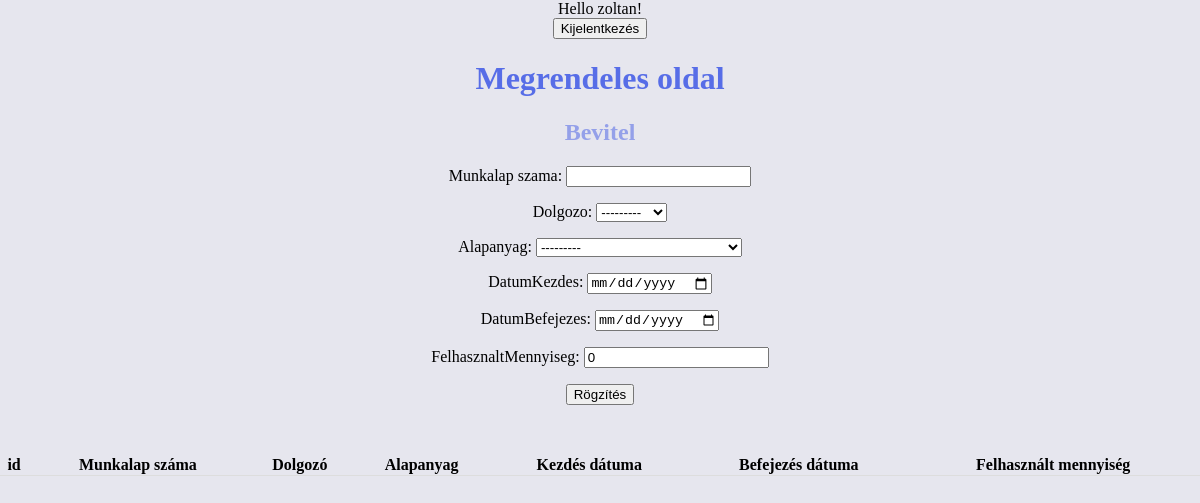
The app's page /megrendeles/ (signed in), older data.
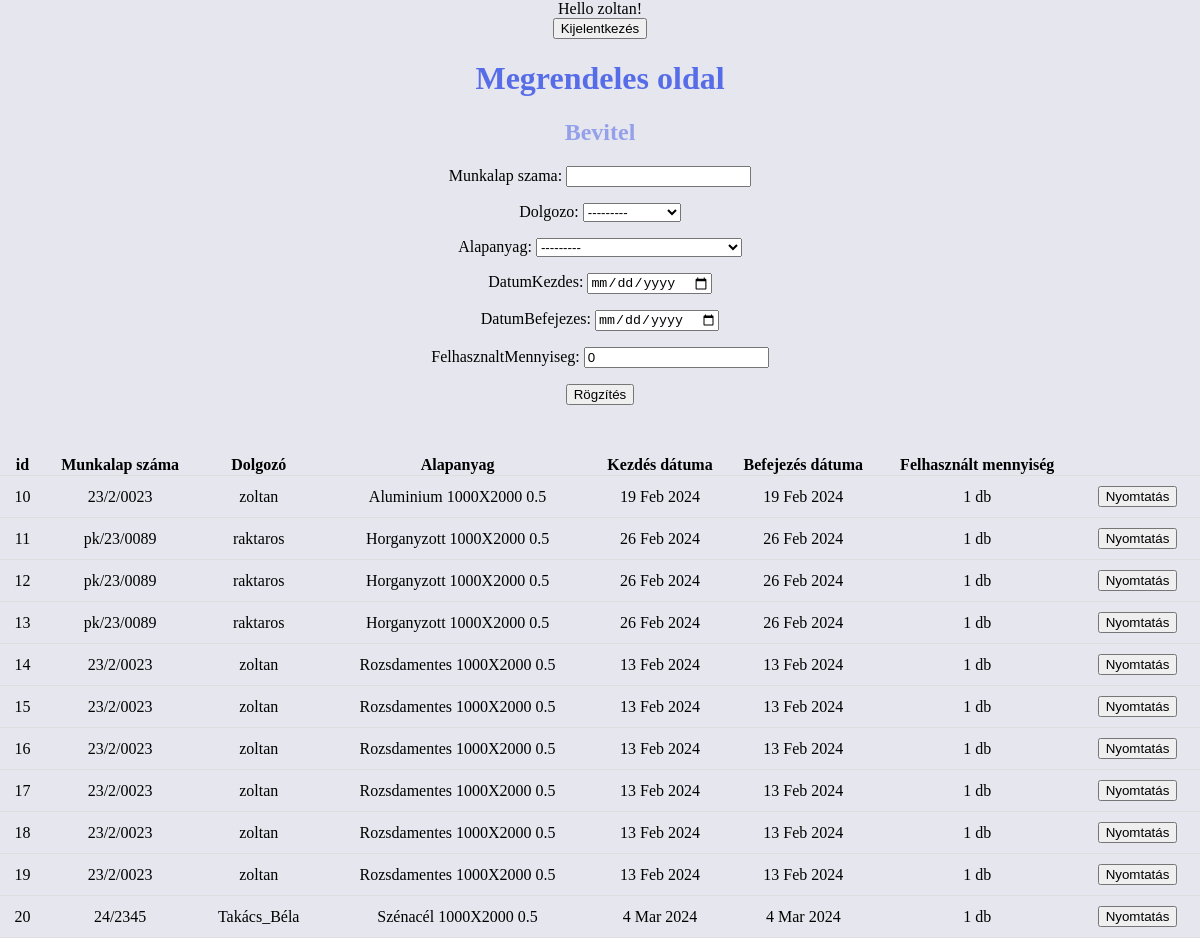
The same page, newer data.
### raktar_app/models.py (models this page shows)
class Megrendelesek(models.Model):
        munkalap_szama = models.CharField(max_length = 30)
        dolgozo = models.ForeignKey(CustomUser, on_delete = models.CASCADE)
        alapanyag = models.ForeignKey(Alapanyag ,on_delete = models.CASCADE)
        datumKezdes = models.DateField()
        datumBefejezes = models.DateField()
        felhasznaltMennyiseg = models.PositiveIntegerField(default=0)

class CustomUser(AbstractUser):
     raktaros = models.BooleanField(default=False)
     lezervago = models.BooleanField(default=False)

class Alapanyag(models.Model):
     anyagtipus = [
                        ("Aluminium" , "Aluminium"),
                        ("Horganyzott" , "Horganyzott"),
                        ("Plexi", "Plexi"),
                        ("Rozsdamentes","Rozsdamentes"),
                        ("Szénacél", "Szénacél") ]
     anyagtipusa= models.CharField(max_length = 20 ,choices = anyagtipus)
     vastagsag = [("0.5", "0.5"),
                  ("1.0", "1.0"),
                  ("1,5", "1,5"),
                  ("2.0", "2.0"),
                  ("2,5", "2,5")]
     vastagsag_valaszt = models.CharField(max_length = 10, choices = vastagsag)
     meret = [("1000X2000", "1000X2000"),
              ("1250X2500", "1250X2000"),
              ("1500X3000", "1500X3000"),
              ]
     meret_valaszt = models.CharField(max_length =30, choices = meret)
     darabszam = models.PositiveIntegerField(default=0)
     polc_szama = models.PositiveIntegerField(default=0)
     rogzit_datum = models.DateField()
     def __str__(self):
        return f"{self.anyagtipusa} {self.meret_valaszt} {self.vastagsag_valaszt}"

### raktar_app/views.py (the view, shortened to what this page needs)
# urls.py: path('megrendeles/', views.megrendeles, name= 'megrendeles'),
def megrendeles(request):
    dolgform = MegrendelesForm()
    megrendelesek_lista = Megrendelesek.objects.all()
    return render(request, 'megrendeles.html', { 'object_list':megrendelesek_lista,
                                            'dolgform': dolgform})

### raktar_app/forms.py
class MegrendelesForm(forms.ModelForm):
    class Meta:
        model = Megrendelesek
        fields = ('munkalap_szama',
                  'dolgozo',
                  'alapanyag',
                  'datumKezdes',
                  'datumBefejezes',
                  'felhasznaltMennyiseg')
        widgets={'datumKezdes': forms.DateInput(attrs={"type": "date"},format = "%Y-%m-%d" ),
                 'datumBefejezes': forms.DateInput(attrs={"type": "date"}, format = "%Y-%m-%d" )}

### templates/megrendeles.html (shortened to what this page needs)
{% extends 'base.html'%}
{% block content%}
    {% if user.is_authenticated and user.lezervago == True%}
    Hello {{user.username}}!
    <form action="{% url 'logout' %}" method="post">
        <button type="submit">Kijelentkezés</button>
      </form>
      <h1>Megrendeles oldal</h1>
      <form method="POST">
        <h2>Bevitel</h2>
        {{dolgform.as_p}}
        <input type="submit" value="Rögzítés"/>
    </form>
      <table>
          <tr>
              <th>id</th>
              <th>Munkalap száma</th>
              <th>Dolgozó</th>
              <th>Alapanyag</th>
              <th>Kezdés dátuma</th>
              <th>Befejezés dátuma</th>
              <th>Felhasznált mennyiség</th>
              <th></th>
            </tr>
            {% for adatok in object_list%}
        <tr>
            <td>{{adatok.id}}</td>
            <td>{{adatok.munkalap_szama}}</td>
            <td>{{adatok.dolgozo}}</td>
            <td>{{adatok.alapanyag}}</td>
            <td>{{adatok.datumKezdes}}</td>
            <td>{{adatok.datumBefejezes}}</td>
            <td>{{adatok.felhasznaltMennyiseg}} db</td>
            <td><button type="button">Nyomtatás</button></td>
        </tr>
        {% endfor %}
    </table>
    {%else%}
    <p>Nem vagy bejelentkezeve!</p>
    <a href="{%url 'login'%}">Bejelentkezés</a>
    {%endif%}
{%endblock%}

Row changes from the older to the newer data that the page shows:
added Megrendelesek: id "10", munkalap_szama "23/2/0023", dolgozo "zoltan", alapanyag "Aluminium 1000X2000 0.5", datumKezdes "19 Feb 2024", datumBefejezes "19 Feb 2024", felhasznaltMennyiseg "1"
added Megrendelesek: id "11", munkalap_szama "pk/23/0089", dolgozo "raktaros", alapanyag "Horganyzott 1000X2000 0.5", datumKezdes "26 Feb 2024", datumBefejezes "26 Feb 2024", felhasznaltMennyiseg "1"
added Megrendelesek: id "12", munkalap_szama "pk/23/0089", dolgozo "raktaros", alapanyag "Horganyzott 1000X2000 0.5", datumKezdes "26 Feb 2024", datumBefejezes "26 Feb 2024", felhasznaltMennyiseg "1"
added Megrendelesek: id "13", munkalap_szama "pk/23/0089", dolgozo "raktaros", alapanyag "Horganyzott 1000X2000 0.5", datumKezdes "26 Feb 2024", datumBefejezes "26 Feb 2024", felhasznaltMennyiseg "1"
added Megrendelesek: id "14", munkalap_szama "23/2/0023", dolgozo "zoltan", alapanyag "Rozsdamentes 1000X2000 0.5", datumKezdes "13 Feb 2024", datumBefejezes "13 Feb 2024", felhasznaltMennyiseg "1"
added Megrendelesek: id "15", munkalap_szama "23/2/0023", dolgozo "zoltan", alapanyag "Rozsdamentes 1000X2000 0.5", datumKezdes "13 Feb 2024", datumBefejezes "13 Feb 2024", felhasznaltMennyiseg "1"
added Megrendelesek: id "16", munkalap_szama "23/2/0023", dolgozo "zoltan", alapanyag "Rozsdamentes 1000X2000 0.5", datumKezdes "13 Feb 2024", datumBefejezes "13 Feb 2024", felhasznaltMennyiseg "1"
added Megrendelesek: id "17", munkalap_szama "23/2/0023", dolgozo "zoltan", alapanyag "Rozsdamentes 1000X2000 0.5", datumKezdes "13 Feb 2024", datumBefejezes "13 Feb 2024", felhasznaltMennyiseg "1"
added Megrendelesek: id "18", munkalap_szama "23/2/0023", dolgozo "zoltan", alapanyag "Rozsdamentes 1000X2000 0.5", datumKezdes "13 Feb 2024", datumBefejezes "13 Feb 2024", felhasznaltMennyiseg "1"
added Megrendelesek: id "19", munkalap_szama "23/2/0023", dolgozo "zoltan", alapanyag "Rozsdamentes 1000X2000 0.5", datumKezdes "13 Feb 2024", datumBefejezes "13 Feb 2024", felhasznaltMennyiseg "1"
added Megrendelesek: id "20", munkalap_szama "24/2345", dolgozo "Takács_Béla", alapanyag "Szénacél 1000X2000 0.5", datumKezdes "4 Mar 2024", datumBefejezes "4 Mar 2024", felhasznaltMennyiseg "1"
